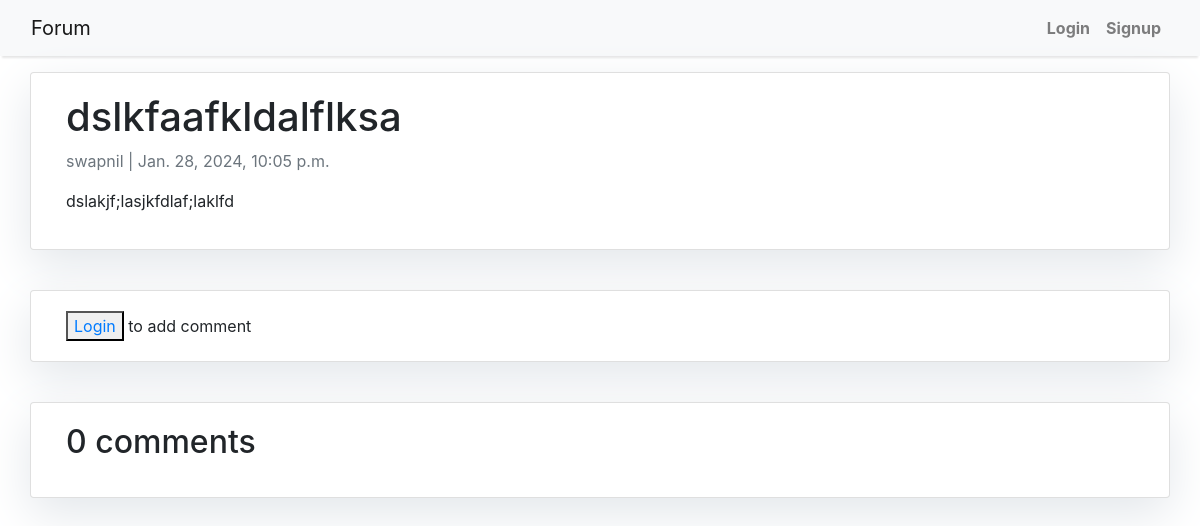
The page /post/dslkfaafkldalflksa/ on the database as committed earlier.
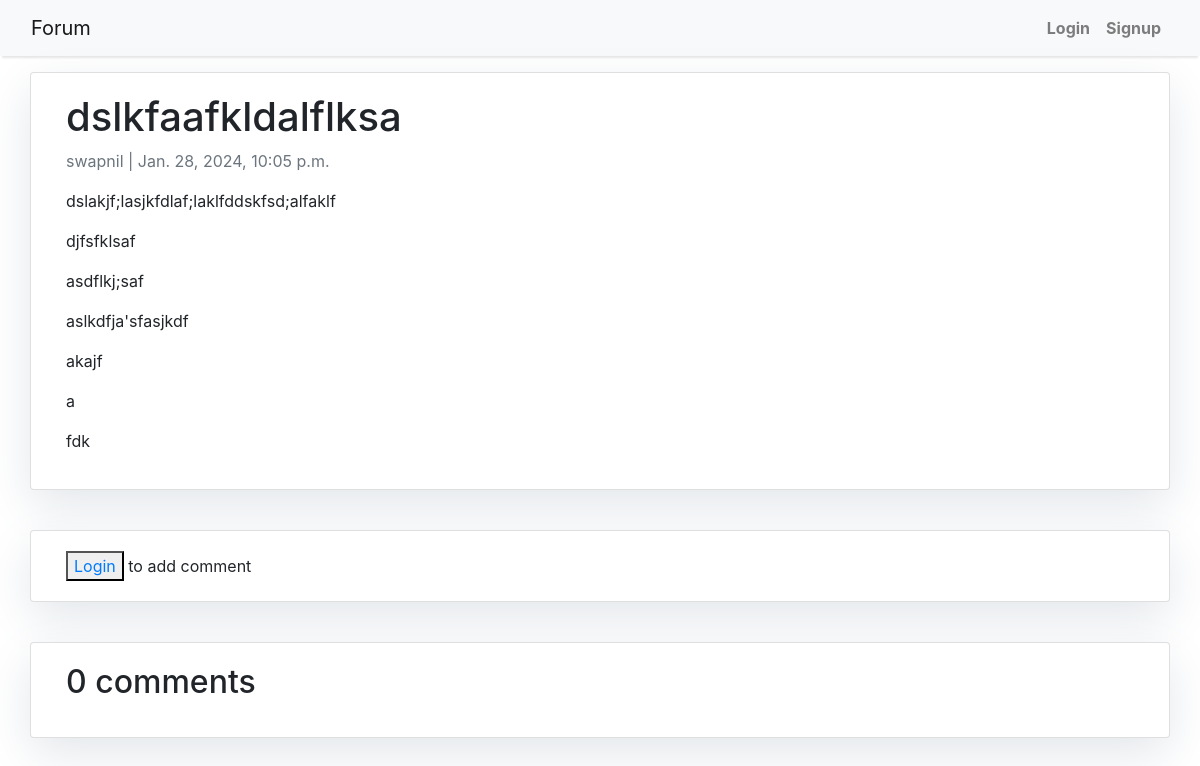
The same page on the database as committed later.
### app/models.py (models this page shows, shortened)
class Post(models.Model):
    title = models.CharField(max_length=200)
    slug = models.SlugField(max_length=200, unique=True)
    author = models.ForeignKey(
        CustomUser, on_delete=models.CASCADE, related_name="post_author"
    )
    updated_on = models.DateTimeField(auto_now=True)
    content = RichTextField()
    attachment = models.FileField(upload_to='post_attachments/', null=True, blank=True)
    created_on = models.DateTimeField(auto_now_add=True)
    class Meta:
        ordering = ["-created_on"]

class CustomUser(AbstractUser):
    date_of_birth = models.DateField(null=True, blank=True)
    profile_picture = models.ImageField(upload_to='profile_pics/', null=True, blank=True)
    def __str__(self):
        return self.username

### app/views.py (the view, shortened to what this page needs)
# urls.py: path('post/<slug:slug>/', views.post_detail, name='post_detail'),
def post_detail(request, slug):
    post = get_object_or_404(Post, slug=slug)
    comments = post.comments.order_by("-created_on")
    new_comment = None
    new_comment_form = CommentForm()
    post_form = PostForm(instance=post)
    user_authenticated = request.user.is_authenticated
    username = request.user.username
    attachment = request.FILES.get('attachment')
    return render(
        request,
        'post_detail.html',
        {
            "username": username,
            'user_authenticated': user_authenticated,
            "slug": slug,
            "user_authenticated": user_authenticated,
            "post": post,
            "comments": comments,
            "new_comment": new_comment,
            "comment_form": new_comment_form,
            "post_form": post_form,
            "attachment": attachment
        },
    )

### app/templates/post_detail.html (shortened to what this page needs)
{% extends 'base.html' %} {% block content %}
    {% load crispy_forms_tags %}
    <div class="container">
        <div class="row">
            <div class="col-md-12 card mb-4  mt-3 left  top">
                <div class="card-body">
                    <h1>{% block title %} {{ post.title }} {% endblock title %}</h1>
                    <p class=" text-muted">{{ post.author }} | {{ post.created_on }}</p>
                    <p class="card-text ">{{ post.content | safe }}</p>
                </div>
            </div>
            <div class="col-md-12 card mb-4  mt-3 ">
                <div class="card-body">
                    {% if user_authenticated %}
                        <h3>Leave a comment</h3>
                        <form method="post" style="margin-top: 1.3em;">
                            {% csrf_token %}
                                <textarea name="body" placeholder="Enter comment" style="width: 100%; border: none;" cols="align-items-center" id="id_body"></textarea>
                            <button type="submit" class="btn btn-primary  btn-lg">Submit</button>
                        </form>
                    {% else %}
                        <button  type="submit" name="edit_comment" value="{{ comment.id }}" ><a href="{% url 'login_user' %}">Login</a></button> to add comment
                    {% endif %}
                </div>
            </div>
            <div class="col-md-12 card mb-4  mt-3 ">
                <div class="card-body">
                    {% with comments.count as total_comments %}
                        <h2>{{ total_comments }} comments</h2>
                    {% endwith %}
                </div>
            </div>
        </div>
    </div>
{% endblock content %}

Rows that differ between the two databases and show on the page:
changed Post "dslkfaafkldalflksa": content "dslakjf;lasjkfdlaf;laklfd" → "dslakjf;lasjkfdlaf;laklfddskfsd;alfaklf djfsfklsaf asdflkj;saf aslkdfja'sfasjkdf akajf a fdk"
